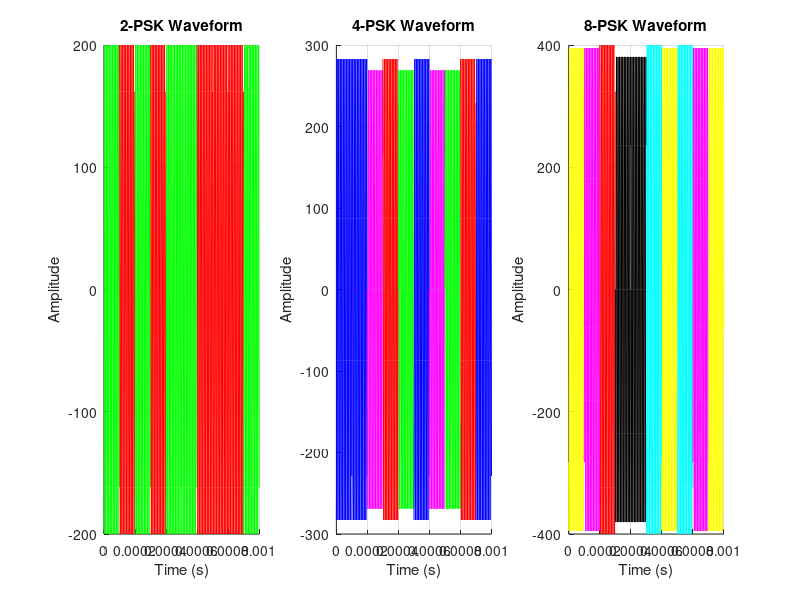
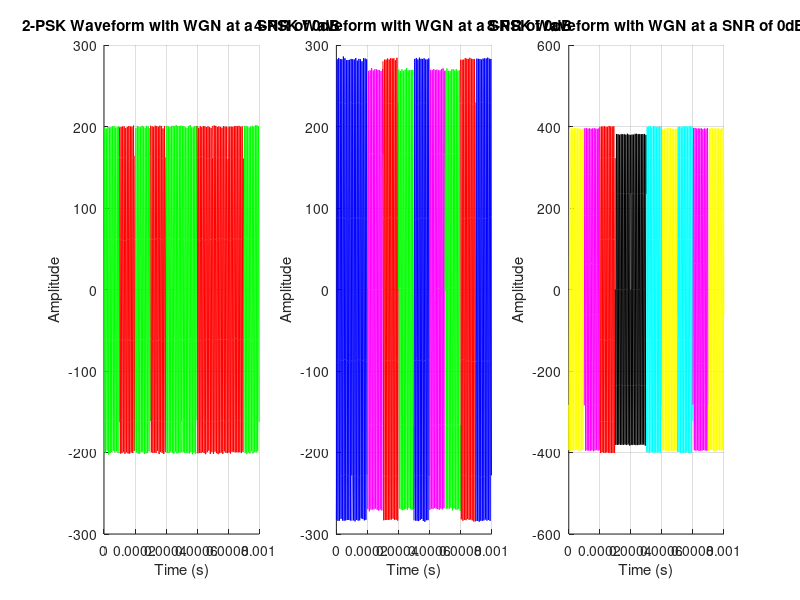
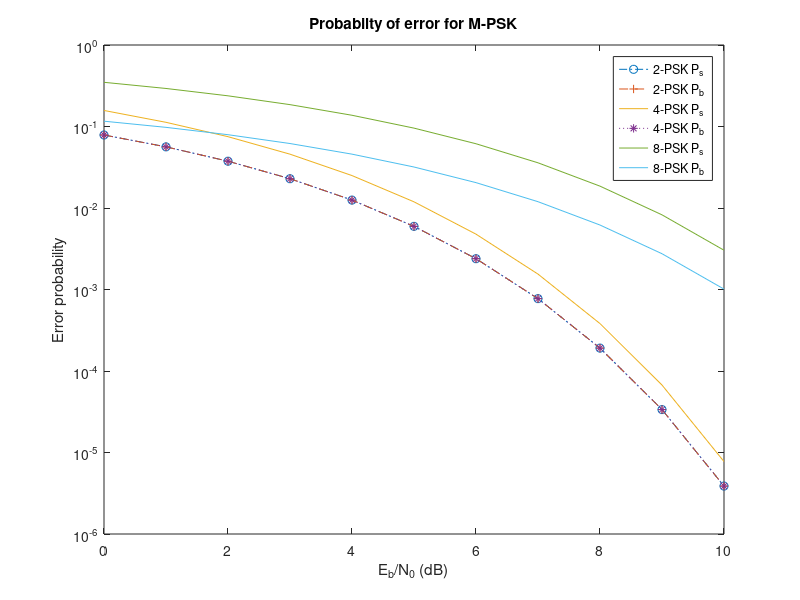

These charts were generated, in order, by the following MATLAB code:
%% Reset Sim
close all; % Close current figures.

%% Define Parameters
M_values = [2, 4, 8];
fc = 100e3;
Eb = 1;
Es = Eb*M_values;
T = 0.1e-3;
fs = 10 * fc;
Ts = 1 / fs;

WGN_SNR = 0;

%% Simulate PSK signals using randomly generated bits
% Number of bits
n = 1024;

% Generate random bits
bits = randi([0, 1], 1, n);

% Anon function to convert bit sequence to M-PSK symbols
% This works by reordering the bits into 2xlog2(M) bit segments and then
% converting it to decimal representations using the reshape and bi2de
% functions respectively.
reshaped_bits = @(bits, M) reshape(bits, log2(M),[]).';
bits_to_symbols = @(bits, M) bi2de(reshaped_bits(bits,M), 'left-msb')';

% Anon function to create M-PSK waveform
psk_waveform = @(symbol, M, fc, Es, T, Ts) sqrt(2 * Es / T) * cos(2 * pi * fc * (0:Ts:T-Ts) - 2 * pi * symbol / M);

% Assign up to 10 colours for plotting
colors = {'r', 'g', 'b', 'm', 'c', 'y', 'k', 'r--', 'g--', 'b--'};

% Add loop counter to index Es
figI = 1;
loops = 0;
for M = M_values
    loops = loops + 1;
    % Pad bits with zeros until the length is divisible by log2(M)
    % If we don't do this we get an error
    bits_padded = bits;
    while mod(length(bits_padded), log2(M)) ~= 0
        bits_padded = [bits_padded, 0];
    end
    
    % Convert the bits to M-ary symbols
    symbols = bits_to_symbols(bits_padded, M);

    % Create the M-PSK waveform

    waveform_segments = {};
    noisyWaveformSegments = {};
    for symbol = symbols(1:10)
        waveform_segments{end + 1} = psk_waveform(symbol, M, fc, Es(loops), T, Ts);
        noisyWaveformSegments{end + 1} = awgn(waveform_segments{end}, WGN_SNR);
    end

    % Plot the Normal waveform
    figure(1);
    subplot(1,3,figI)
    %figI = figI + 1;
    hold on;
    time_vector = (0:Ts:(T * 10) - Ts);
    for i = 1:length(waveform_segments)
        start_time = (i - 1) * T;
        plot(start_time + (0:Ts:T-Ts), waveform_segments{i}, colors{symbols(i) + 1});
    end
    hold off;
    title([num2str(M), '-PSK Waveform']);
    xlabel('Time (s)');
    ylabel('Amplitude');
    grid on;

    % Plot the Normal waveform
    figure(2);
    subplot(1,3,figI)
    figI = figI + 1;
    hold on;
    time_vector = (0:Ts:(T * 10) - Ts);
    for i = 1:length(noisyWaveformSegments)
        start_time = (i - 1) * T;
        plot(start_time + (0:Ts:T-Ts), noisyWaveformSegments{i}, colors{symbols(i) + 1});
    end
    hold off;
    title([num2str(M), '-PSK Waveform with WGN at a SNR of ',num2str(WGN_SNR),'dB']);
    xlabel('Time (s)');
    ylabel('Amplitude');
    grid on;
end

%% Calculate error probabilities
% Define error functions
f = @(t) exp(-1*t.^2);
E_b = 1;
E_s = @(M) E_b*log2(M);
erfc = @(x) 2/sqrt(pi) * integral(f,x,Inf);
Q = @(x) 1/2*erfc(x/sqrt(2));

% E_b/N_0 between 0 and 10 dB
E_b_N_0_dB = 0:10;
E_b_N_0 = 10.^(E_b_N_0_dB/10);

% -- 2-PSK --
P_b2 = zeros(1, length(E_b_N_0));
for dB = 1:11
    x = sqrt(2*E_b_N_0(dB));
    P_b2(dB) = Q(sqrt(2*E_b_N_0(dB)));
end

P_s2 = P_b2;

% -- 4-PSK --
P_b4 = P_b2;
P_s4 = zeros(1, length(E_b_N_0));
for dB = 1:11
    P_s4(dB) = erfc(sqrt(E_b_N_0(dB)));
    
end

% -- 8-PSK --

P_s8 = zeros(1, length(E_b_N_0));
P_b8 = zeros(1, length(E_b_N_0)); 

for dB = 1:11
    P_s8(dB) = 2 * Q(sqrt(2*E_b_N_0(dB)*log2(8))*sin(pi/8));
    P_b8(dB) = P_s8(dB)/log2(8);
end

% -- All error plots --
figure(3);

plot(E_b_N_0_dB, P_s2,'o-.');
hold on;
plot(E_b_N_0_dB, P_b2,'+--');
hold on;
plot(E_b_N_0_dB, P_s4);
hold on;
plot(E_b_N_0_dB, P_b4,'*:');
hold on;
plot(E_b_N_0_dB, P_s8);
hold on;
plot(E_b_N_0_dB, P_b8);

set(gca, 'YScale', 'log')
xlabel('E_{b}/N_{0} (dB)')
ylabel('Error probability')
title('Probabilty of error for M-PSK')
legend('2-PSK P_{s}', '2-PSK P_{b}','4-PSK P_{s}', '4-PSK P_{b}','8-PSK P_{s}', '8-PSK P_{b}')

%% Calculate Spectral efficencies
